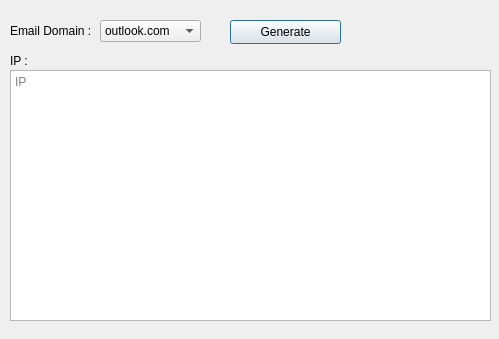
<?xml version="1.0" encoding="UTF-8"?>
<ui version="4.0">
 <class>Dialog</class>
 <widget class="QDialog" name="Dialog">
  <property name="geometry">
   <rect>
    <x>0</x>
    <y>0</y>
    <width>499</width>
    <height>339</height>
   </rect>
  </property>
  <property name="windowTitle">
   <string>Email list generator</string>
  </property>
  <widget class="QTextEdit" name="textEdit_gene">
   <property name="geometry">
    <rect>
     <x>10</x>
     <y>70</y>
     <width>481</width>
     <height>251</height>
    </rect>
   </property>
   <property name="styleSheet">
    <string notr="true"/>
   </property>
   <property name="placeholderText">
    <string>IP</string>
   </property>
  </widget>
  <widget class="QPushButton" name="start_gene">
   <property name="geometry">
    <rect>
     <x>230</x>
     <y>20</y>
     <width>111</width>
     <height>24</height>
    </rect>
   </property>
   <property name="text">
    <string>Generate</string>
   </property>
  </widget>
  <widget class="QLabel" name="label">
   <property name="geometry">
    <rect>
     <x>10</x>
     <y>20</y>
     <width>91</width>
     <height>21</height>
    </rect>
   </property>
   <property name="text">
    <string>Email Domain :</string>
   </property>
  </widget>
  <widget class="QComboBox" name="domain_gen">
   <property name="geometry">
    <rect>
     <x>100</x>
     <y>20</y>
     <width>101</width>
     <height>22</height>
    </rect>
   </property>
   <item>
    <property name="text">
     <string>outlook.com</string>
    </property>
   </item>
   <item>
    <property name="text">
     <string>hotmail.com</string>
    </property>
   </item>
  </widget>
  <widget class="QLabel" name="label_2">
   <property name="geometry">
    <rect>
     <x>10</x>
     <y>50</y>
     <width>101</width>
     <height>21</height>
    </rect>
   </property>
   <property name="text">
    <string>IP :</string>
   </property>
  </widget>
 </widget>
 <resources/>
 <connections/>
</ui>
